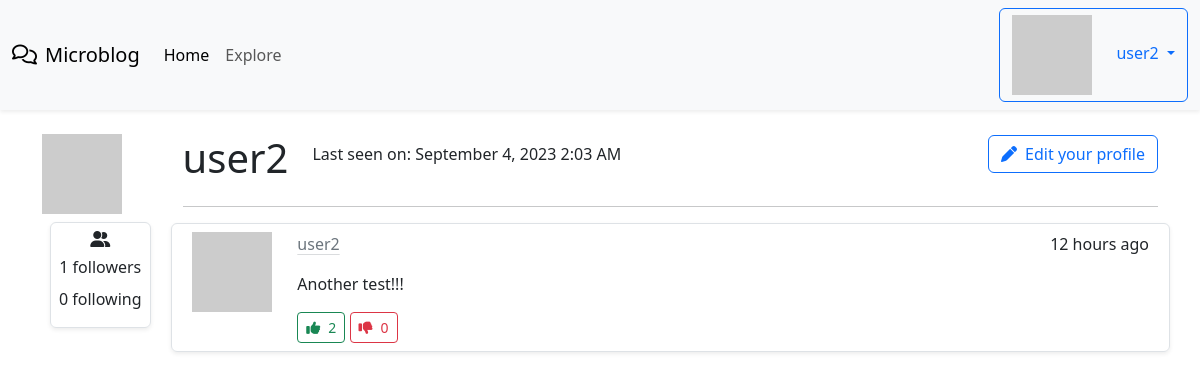
The app's page /user/user2 (signed in), older data.
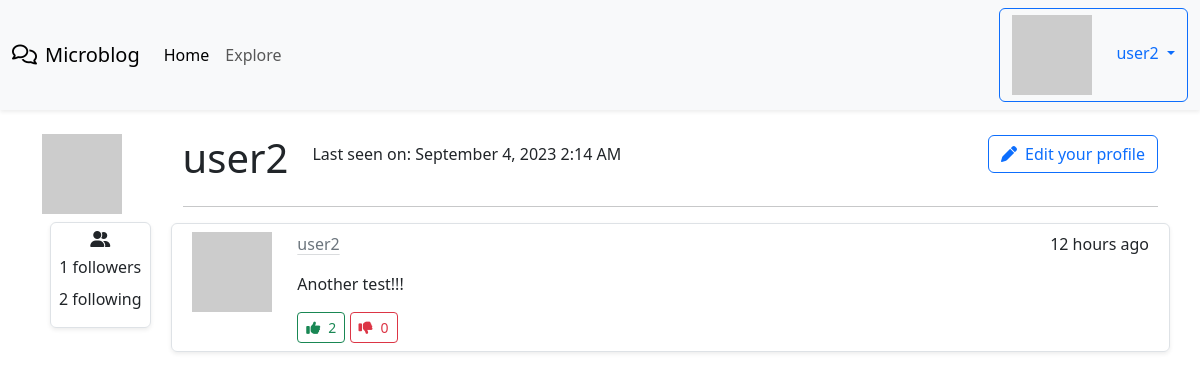
The same page, newer data.
### app/models.py (models this page shows, shortened)
class User(UserMixin, db.Model):
    id = db.Column(db.Integer, primary_key = True)
    username = db.Column(db.String(64), index = True, unique = True)
    email = db.Column(db.String(120), index = True, unique = True)
    password_hash = db.Column(db.String(128))
    posts = db.relationship('Post', backref='author', lazy='dynamic')
    about_me = db.Column(db.String(140))
    last_seen = db.Column(db.DateTime, default=datetime.utcnow)
    followed = db.relationship(
        'User', secondary=followers,
        primaryjoin=(followers.c.follower_id == id),
        secondaryjoin=(followers.c.followed_id == id),
        backref=db.backref('followers', lazy='dynamic'), lazy='dynamic'
    )
    upvotes = db.relationship('Upvote', backref='user', lazy='dynamic')
    downvotes = db.relationship('Downvote', backref='user', lazy='dynamic')
    def avatar(self, size):
        digest = md5(self.email.lower().encode('utf-8')).hexdigest()
        return 'https://www.gravatar.com/avatar/{}?d=identicon&s={}'.format(digest, size)
    def is_following(self, user):
        return self.followed.filter(
            followers.c.followed_id == user.id
        ).count() > 0

### app/main/routes.py (the view)
@bp.route('/user/<username>')
@login_required
def user(username):
    user = User.query.filter_by(username=username).first_or_404()
    page = request.args.get('page', 1, type=int)
    posts = user.posts.order_by(Post.timestamp.desc()).paginate(
        page=page, per_page=current_app.config['POSTS_PER_PAGE'], error_out=False
    )
    next_url = url_for('main.user', page=posts.next_num) if posts.has_next else None
    prev_url = url_for('main.user', page=posts.prev_num) if posts.has_prev else None
    form = EmptyForm()
    return render_template('user.html', user=user, posts = posts.items, form=form, next_url=next_url, prev_url=prev_url )

### app/__init__.py (called while the page is built)
def get_locale():
    return request.accept_languages.best_match(current_app.config['LANGUAGES'])

### app/main/routes.py (called while the page is built)
@bp.before_request
def before_request():
    if current_user.is_authenticated:
        current_user.last_seen = datetime.utcnow()
        db.session.commit()
    g.locale = str(get_locale())

### app/models.py (called while the page is built)
@login.user_loader
def load_user(id):
    return User.query.get(int(id))

### app/templates/user.html (shortened to what this page needs)
{% extends "base.html" %}
{% from 'bootstrap5/form.html' import render_field %}
{% block content %}
<div class="container mt-4">
  <div class="d-flex flex-row">
    <div class="me-4">
      <img src="{{ user.avatar(128) }}" />
      <div class="border rounded shadow-sm p-2 m-2 d-flex flex-column align-items-center">
        <i class="fa-solid fa-user-group mb-2"></i>
        <p class="mb-2">{{ _('%(count)d followers', count=user.followers.count()) }}</p>
        <p class="mb-2">{{ _('%(count)d following', count=user.followed.count()) }}</p>
      </div>
    </div>
    <div class="col">
      <div class="d-flex flex-row align-items-center">
        <h1>{{ user.username }}</h1>
        {% if user.last_seen %}
          <p class="ms-4">{{ _('Last seen on') }}: {{ moment(user.last_seen).format('LLL') }}</p>
        {% endif %}
        {% if user == current_user %}
        <div class="ms-auto">
          <p><a class="btn btn-outline-primary" href="{{ url_for('main.edit_profile') }}"><i class="fa-solid fa-pen me-2"></i>{{_('Edit your profile')}}</a></p>
        </div>
        {% endif %}
      </div>
      <div>
        <hr/>
        {% for post in posts %}
          {% include "_post.html" %}
        {% endfor %}
      </div>
    </div>
  </div>
</div>
{% endblock %}

### app/templates/base.html (shortened to what this page needs)
<!doctype html>
<html lang="en">
    <head>
        {% block head %}
        {% block styles %}
            {{ bootstrap.load_css() }}
        {% endblock %}
        {% endblock %}
    </head>
    <body>
      <nav class="navbar navbar-expand-lg bg-body-tertiary shadow-sm">
        <div class="container-fluid">
          <a class="navbar-brand" href="{{ url_for('main.index') }}"><i class="fa-regular fa-comments me-2"></i>Microblog</a>
          <div class="collapse navbar-collapse" id="navbarNav">
            <ul class="navbar-nav">
              <li class="nav-item">
                <a class="nav-link active" aria-current="page" href="{{ url_for('main.index') }}">{{_('Home')}}</a>
              </li>
              <li class="nav-item">
                <a class="nav-link" href="{{ url_for('main.explore') }}">{{_('Explore')}}</a>
              </li>
            </ul>
            <ul class="navbar-nav ms-auto">
              {% if current_user.is_anonymous %}
              <li class="nav-item">
                  <a class="btn btn-primary" href="{{ url_for('auth.login') }}">{{_('Login')}}</a>
              </li>
              {% else %}
              <li class="nav-item dropdown">
                <a class="dropdown-toggle btn btn-outline-primary" href="#" role="button" data-bs-toggle="dropdown" aria-expanded="false">
                  <img class="me-4" src="{{ current_user.avatar(36) }}" />{{ current_user.username }}
                </a>
              </li>
              {% endif %}
          </ul>
          </div>
        </div>
      </nav>
      {% block content %}{% endblock %}
  </body>
</html>

Row changes from the older to the newer data that the page shows:
changed User "user2": last_seen "September 4, 2023 2:03 AM" → "September 4, 2023 2:14 AM"
Text that changed along with them:
text no longer shown: "0 following"
text now shown: "2 following"
